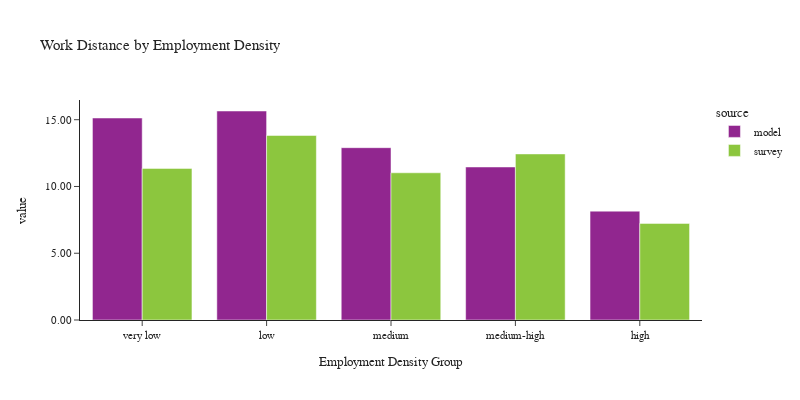

Here is the notebook cell this chart was saved with:
### Code cell
plot_work_location(df_workers, 'emp_density_group', 'Employment Density', 'Employment Density Group')

### Figure 1 — Plotly figure (JSON) as saved in the notebook; plotly's stock layout.template omitted (floating-point values rounded to 4 significant figures)
{"data": [{"alignmentgroup": "True", "customdata": [[32023], [23754], [56145], [53994], [51007]], "hovertemplate": "source=model<br>emp_density_group=%{x}<br>value=%{y}<br>sample count=%{customdata[0]}<extra></extra>", "legendgroup": "model", "marker": {"color": "#91268F", "pattern": {"shape": ""}}, "name": "model", "offsetgroup": "model", "orientation": "v", "showlegend": true, "textposition": "auto", "type": "bar", "x": ["very low", "low", "medium", "medium-high", "high"], "xaxis": "x", "y": [15.13, 15.65, 12.91, 11.46, 8.153], "yaxis": "y"}, {"alignmentgroup": "True", "customdata": [[130], [118], [249], [386], [709]], "hovertemplate": "source=survey<br>emp_density_group=%{x}<br>value=%{y}<br>sample count=%{customdata[0]}<extra></extra>", "legendgroup": "survey", "marker": {"color": "#8CC63E", "pattern": {"shape": ""}}, "name": "survey", "offsetgroup": "survey", "orientation": "v", "showlegend": true, "textposition": "auto", "type": "bar", "x": ["very low", "low", "medium", "medium-high", "high"], "xaxis": "x", "y": [11.35, 13.82, 11.02, 12.44, 7.236], "yaxis": "y"}], "layout": {"barmode": "group", "font": {"size": 11}, "height": 400, "legend": {"title": {"text": "source"}, "tracegroupgap": 0}, "title": {"text": "Work Distance by Employment Density"}, "width": 800, "xaxis": {"anchor": "y", "domain": [0.0, 1.0], "title": {"text": "Employment Density Group"}}, "yaxis": {"anchor": "x", "domain": [0.0, 1.0], "tickformat": ".2f", "title": {"text": "value"}}}}
